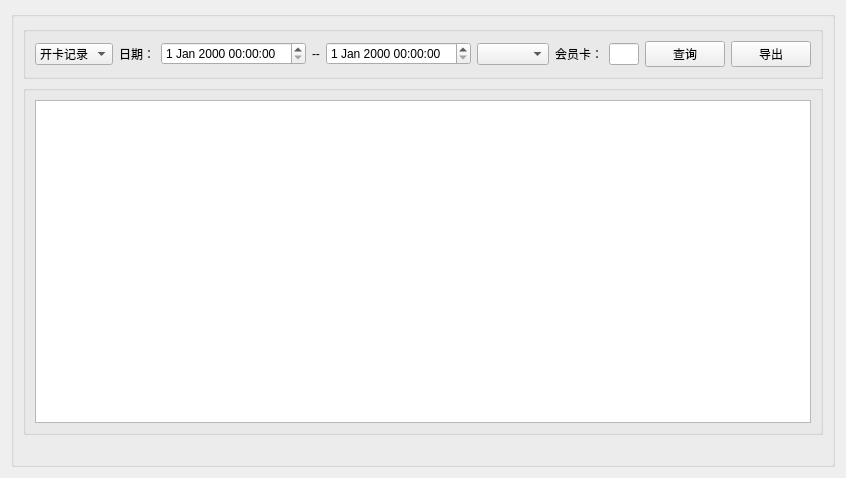
<?xml version="1.0" encoding="UTF-8"?>
<ui version="4.0">
 <class>CardDetailWidget</class>
 <widget class="QWidget" name="CardDetailWidget">
  <property name="geometry">
   <rect>
    <x>0</x>
    <y>0</y>
    <width>846</width>
    <height>478</height>
   </rect>
  </property>
  <property name="windowTitle">
   <string>Form</string>
  </property>
  <layout class="QGridLayout" name="gridLayout">
   <item row="0" column="0">
    <widget class="QGroupBox" name="groupBox">
     <property name="title">
      <string/>
     </property>
     <layout class="QGridLayout" name="gridLayout_2" rowstretch="1,8,0">
      <item row="1" column="0">
       <widget class="QGroupBox" name="groupBox_3">
        <property name="title">
         <string/>
        </property>
        <layout class="QGridLayout" name="gridLayout_3">
         <item row="0" column="0">
          <widget class="QTableView" name="tableView"/>
         </item>
        </layout>
       </widget>
      </item>
      <item row="0" column="0">
       <widget class="QGroupBox" name="groupBox_2">
        <property name="title">
         <string/>
        </property>
        <layout class="QGridLayout" name="gridLayout_4">
         <item row="0" column="2">
          <widget class="QDateTimeEdit" name="dateTimeEdit_Start"/>
         </item>
         <item row="0" column="4">
          <widget class="QDateTimeEdit" name="dateTimeEdit_End"/>
         </item>
         <item row="0" column="5">
          <widget class="QComboBox" name="box_Server"/>
         </item>
         <item row="0" column="0">
          <widget class="QComboBox" name="box_Kind">
           <item>
            <property name="text">
             <string>开卡记录</string>
            </property>
           </item>
           <item>
            <property name="text">
             <string>充值记录</string>
            </property>
           </item>
           <item>
            <property name="text">
             <string>消费记录</string>
            </property>
           </item>
           <item>
            <property name="text">
             <string>退款记录</string>
            </property>
           </item>
           <item>
            <property name="text">
             <string>额度调整</string>
            </property>
           </item>
           <item>
            <property name="text">
             <string>注销记录</string>
            </property>
           </item>
          </widget>
         </item>
         <item row="0" column="9">
          <widget class="QPushButton" name="but_ToExcel">
           <property name="text">
            <string>导出</string>
           </property>
          </widget>
         </item>
         <item row="0" column="7">
          <widget class="QLineEdit" name="lineEdit_Cardid"/>
         </item>
         <item row="0" column="8">
          <widget class="QPushButton" name="but_Search">
           <property name="text">
            <string>查询</string>
           </property>
          </widget>
         </item>
         <item row="0" column="3">
          <widget class="QLabel" name="label">
           <property name="text">
            <string>--</string>
           </property>
          </widget>
         </item>
         <item row="0" column="6">
          <widget class="QLabel" name="label_2">
           <property name="text">
            <string>会员卡：</string>
           </property>
          </widget>
         </item>
         <item row="0" column="1">
          <widget class="QLabel" name="label_3">
           <property name="text">
            <string>日期：</string>
           </property>
          </widget>
         </item>
         <item row="0" column="10">
          <spacer name="horizontalSpacer">
           <property name="orientation">
            <enum>Qt::Horizontal</enum>
           </property>
           <property name="sizeHint" stdset="0">
            <size>
             <width>40</width>
             <height>20</height>
            </size>
           </property>
          </spacer>
         </item>
        </layout>
       </widget>
      </item>
      <item row="2" column="0">
       <widget class="QLabel" name="label_Info">
        <property name="text">
         <string/>
        </property>
       </widget>
      </item>
     </layout>
    </widget>
   </item>
  </layout>
 </widget>
 <resources/>
 <connections/>
</ui>
